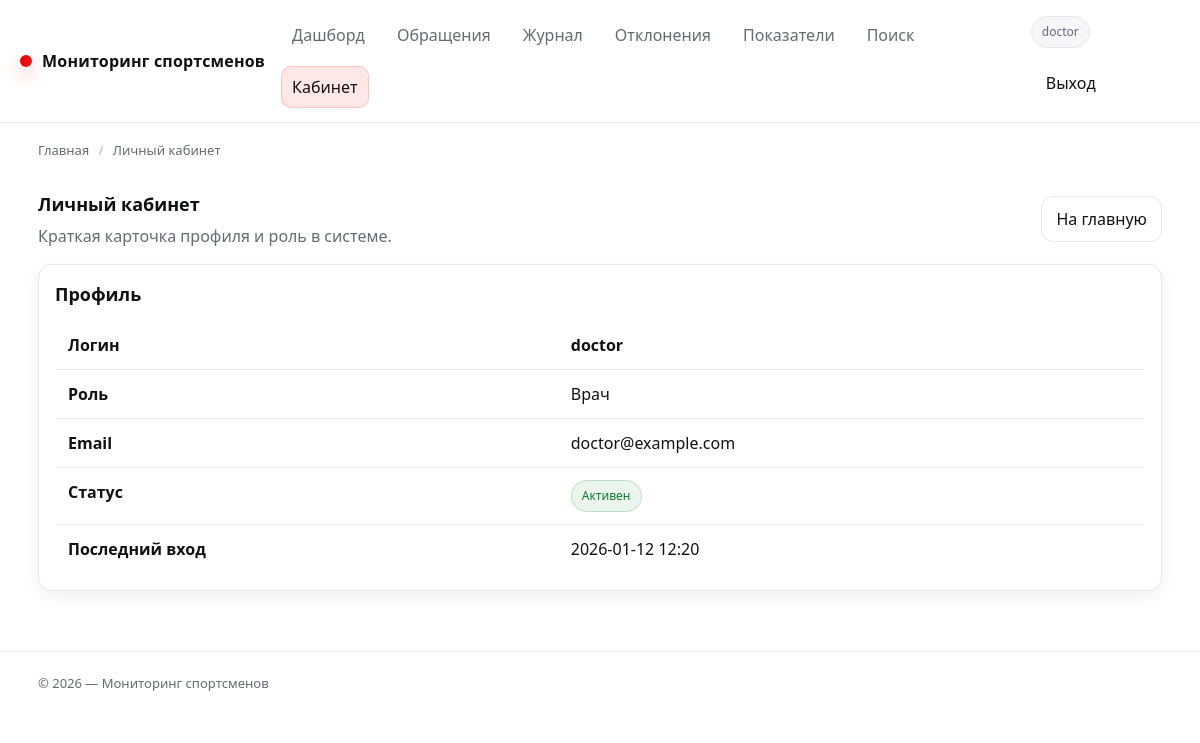
Before: /cabinet/ (signed in) with the older database file.
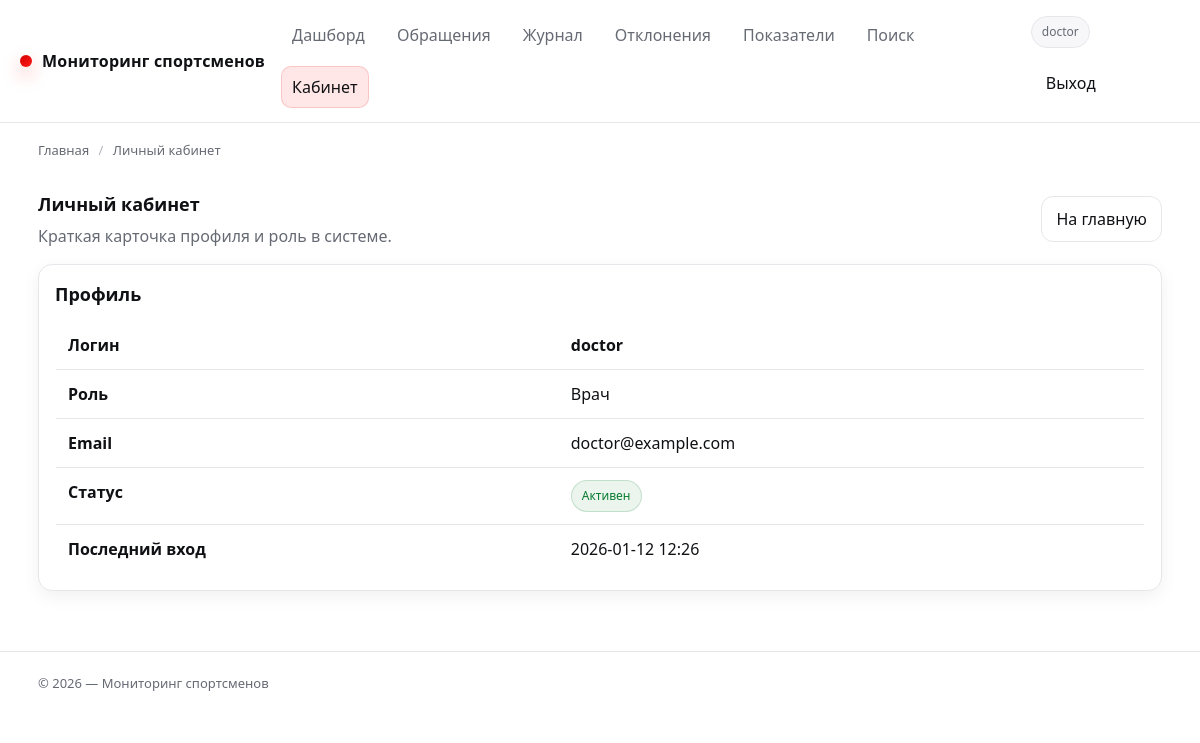
After: the same page with the newer database file.
### app/models.py (models this page shows, shortened)
class User(db.Model, UserMixin):
    __tablename__ = "users"
    id = db.Column(db.Integer, primary_key=True)
    username = db.Column(db.String(64), unique=True, nullable=False, index=True)
    email = db.Column(db.String(120), unique=True, nullable=True, index=True)
    password_hash = db.Column(db.String(255), nullable=False)
    role = db.Column(db.String(32), nullable=False, default=ROLE_USER, index=True)
    is_active = db.Column(db.Boolean, nullable=False, default=True)
    created_at = db.Column(db.DateTime, nullable=False, default=datetime.utcnow)
    last_login_at = db.Column(db.DateTime, nullable=True)
    measurements_created = db.relationship(
        "Measurement",
        back_populates="created_by",
        lazy="select",
    )
    feedback_created = db.relationship(
        "Feedback",
        back_populates="author",
        lazy="select",
    )
    exports_created = db.relationship(
        "ExportBatch",
        back_populates="created_by",
        lazy="select",
    )
    teams_managed = db.relationship(
        "Team",
        back_populates="coach",
        lazy="select",
    )
    alerts_closed = db.relationship(
        "Alert",
        back_populates="closed_by",
        lazy="select",
        foreign_keys="Alert.closed_by_id",
    )
    audit_events = db.relationship(
        "AuditLog",
        back_populates="user",
        lazy="select",
    )
    athlete = db.relationship(
        "Athlete",
        back_populates="user",
        uselist=False,
        lazy="select",
    )
    def has_role(self, *roles: str) -> bool:
        return self.role in roles

### app/cabinet.py (the view)
@bp.get("/")
@login_required
def cabinet_home():
    bc = crumbs(("Главная", url_for("routes.index")), ("Личный кабинет", ""))
    role_labels = {
        ROLE_ADMIN: "Администратор",
        ROLE_DOCTOR: "Врач",
        ROLE_COACH: "Тренер",
        ROLE_OPERATOR: "Оператор",
        ROLE_USER: "Спортсмен",
    }
    role_title = role_labels.get(getattr(current_user, "role", None), "—")
    team_label = None
    athlete_profile = getattr(current_user, "athlete", None)
    if athlete_profile and athlete_profile.team:
        team_label = athlete_profile.team.name
    elif is_coach(current_user):
        coach_teams = get_coach_teams(current_user)
        if coach_teams:
            team_label = coach_teams[0].name
    return render_template(
        "cabinet.html",
        breadcrumbs=bc,
        athlete_profile=athlete_profile,
        role_title=role_title,
        team_label=team_label,
    )

### app/__init__.py (called while the page is built)
@login_manager.user_loader
def load_user(user_id: str):
    try:
        return db.session.get(User, int(user_id))
    except Exception:
        return None

### app/permissions.py (called while the page is built)
def _is_active_user(user: Optional[User]) -> bool:
    return bool(user and getattr(user, "is_authenticated", False) and getattr(user, "is_active", True))

def has_role(user: Optional[User], *roles: str) -> bool:
    if not _is_active_user(user):
        return False
    return bool(getattr(user, "has_role", lambda *_: False)(*roles))

def is_admin(user: Optional[User]) -> bool:
    return has_role(user, ROLE_ADMIN)

def is_doctor(user: Optional[User]) -> bool:
    return has_role(user, ROLE_DOCTOR)

def is_coach(user: Optional[User]) -> bool:
    return has_role(user, ROLE_COACH)

def is_operator(user: Optional[User]) -> bool:
    return has_role(user, ROLE_OPERATOR)

def is_user(user: Optional[User]) -> bool:
    return has_role(user, ROLE_USER)

def is_staff(user: Optional[User]) -> bool:
    return has_role(user, ROLE_ADMIN, ROLE_DOCTOR, ROLE_COACH, ROLE_OPERATOR)

### app/utils.py (called while the page is built)
def crumbs(*items: Tuple[str, str]) -> List[Dict[str, str]]:
    return [{"title": title, "url": url or ""} for title, url in items]

### app/templates/cabinet.html (shortened to what this page needs)
{% extends "base.html" %}
{% block content %}
  <div class="row space-between">
    <div>
      <h1 class="card__title" style="margin:0;">Личный кабинет</h1>
      <p class="card__subtitle" style="margin:6px 0 0;">
        Краткая карточка профиля и роль в системе.
      </p>
    </div>
    <div class="row">
      <a class="btn" href="{{ url_for('routes.index') }}">На главную</a>
    </div>
  </div>
  <div class="card mt-16">
    <div class="card__body">
      <h2 class="card__title">Профиль</h2>
      <table class="table mt-12">
        <tbody>
          <tr>
            <th>Логин</th>
            <td><b>{{ current_user.username }}</b></td>
          </tr>
          <tr>
            <th>Роль</th>
            <td>{{ role_title }}</td>
          </tr>
          <tr>
            <th>Email</th>
            <td>{{ current_user.email or "—" }}</td>
          </tr>
          <tr>
            <th>Статус</th>
            <td>
              {% if current_user.is_active %}
                <span class="badge badge--ok">Активен</span>
              {% else %}
                <span class="badge badge--warn">Неактивен</span>
              {% endif %}
            </td>
          </tr>
          <tr>
            <th>Последний вход</th>
            <td>{{ current_user.last_login_at.strftime('%Y-%m-%d %H:%M') if current_user.last_login_at else "—" }}</td>
          </tr>
        </tbody>
      </table>
    </div>
  </div>
{% endblock %}

### app/templates/partials/_nav.html (shortened to what this page needs)
<header class="header">
  <div class="container header__inner">
    <a class="brand" href="{{ url_for('routes.index') }}">
      <span class="brand__dot" aria-hidden="true"></span>
      <span>{{ APP_TITLE or "Мониторинг спортсменов" }}</span>
    </a>
    <nav class="nav" aria-label="Навигация">
      {% if is_authenticated %}
        <a href="{{ url_for('routes.index') }}"
           class="{% if request.endpoint == 'routes.index' %}is-active{% endif %}">
          Дашборд
        </a>
      {% endif %}
      <a href="{{ url_for('feedback.feedback_home') }}"
         class="{% if request.endpoint and request.endpoint.startswith('feedback.') %}is-active{% endif %}">
        Обращения
      </a>
      {% if is_staff %}
        <a href="{{ url_for('routes.catalog') }}"
           class="{% if request.endpoint == 'routes.catalog' %}is-active{% endif %}">
          Журнал
        </a>
        <a href="{{ url_for('routes.offers') }}"
           class="{% if request.endpoint == 'routes.offers' %}is-active{% endif %}">
          Отклонения
        </a>
        {% if is_admin or is_doctor or is_operator %}
          <a href="{{ url_for('routes.categories') }}"
             class="{% if request.endpoint == 'routes.categories' %}is-active{% endif %}">
            Показатели
          </a>
        {% endif %}
        <a href="{{ url_for('routes.search') }}"
           class="{% if request.endpoint == 'routes.search' %}is-active{% endif %}">
          Поиск
        </a>
      {% endif %}
      {% if current_user.is_authenticated %}
        <a href="{{ url_for('cabinet.cabinet_home') }}"
           class="{% if request.endpoint and request.endpoint.startswith('cabinet.') %}is-active{% endif %}">
          Кабинет
        </a>
      {% endif %}
    </nav>
    <div class="row">
      {% if current_user.is_authenticated %}
        <span class="badge" data-tip="Роль: {{ current_user.role }}">
          {{ current_user.username }}
        </span>
        <a class="btn btn--ghost" href="{{ url_for('auth.logout') }}">Выход</a>
      {% else %}
        <a class="btn" href="{{ url_for('auth.login') }}">Вход</a>
        <a class="btn btn--primary" href="{{ url_for('auth.register') }}">Регистрация</a>
      {% endif %}
    </div>
  </div>
</header>

Changed rows visible on the page:
changed User "doctor": last_login_at "2026-01-12 12:20" → "2026-01-12 12:26"
